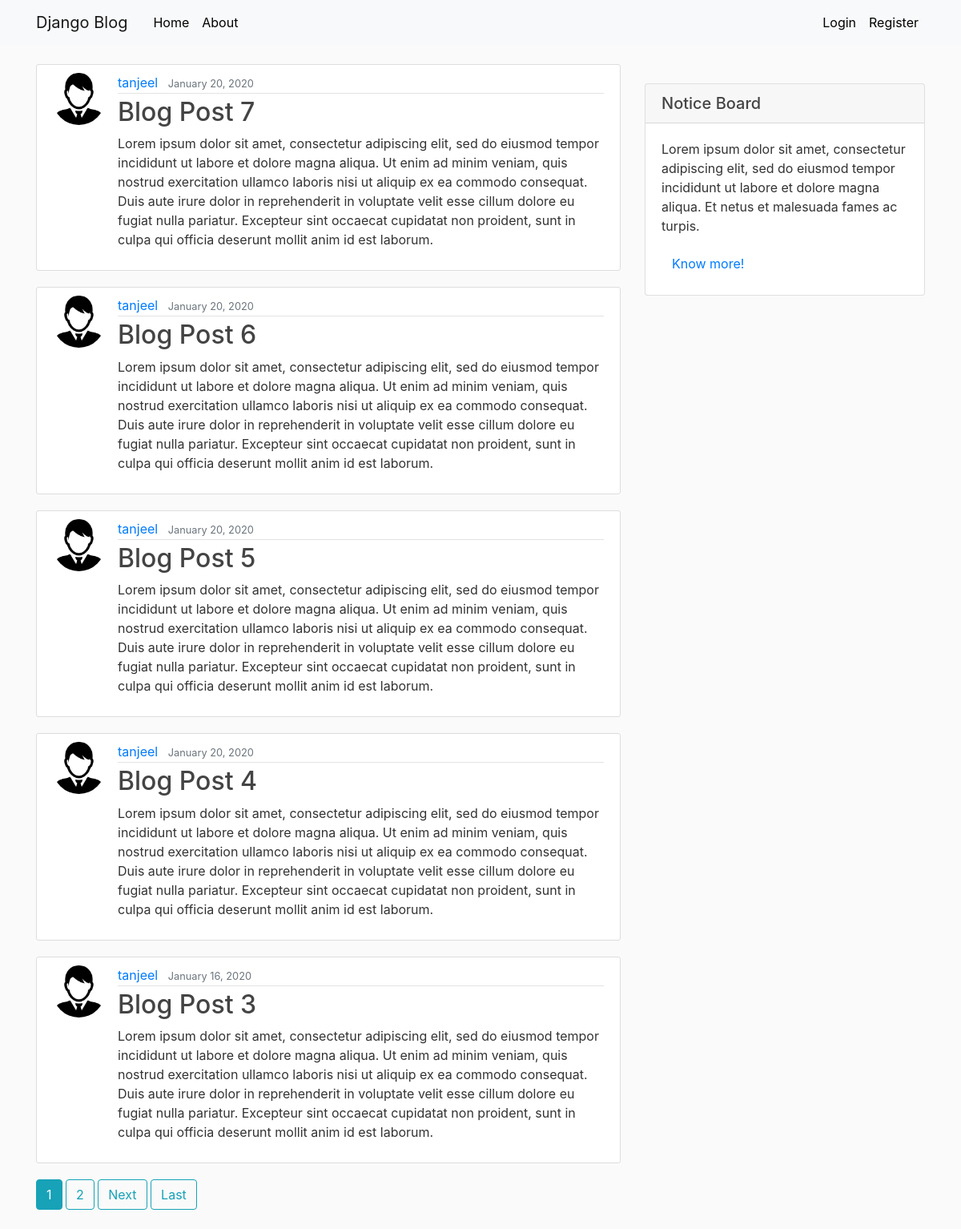
The page / on the database its author committed.
### blog/models.py (models this page shows, shortened)
class Post(models.Model):
    title = models.CharField(max_length=100)
    content = models.TextField()
    date_posted = models.DateTimeField(default=timezone.now)
    author = models.ForeignKey('auth.User', on_delete=models.CASCADE)

### users/models.py (models this page shows, shortened)
class Profile(models.Model):
    user = models.OneToOneField(User, on_delete=models.CASCADE)
    image = models.ImageField(default='default.jpg', upload_to='profile_pics')

### blog/views.py (the view)
# urls.py: path('', PostListView.as_view(), name='blog-home'),
class PostListView(ListView):
    model = Post
    template_name = 'blog/home.html'  # <app>/<model>_<viewtype>.html
    context_object_name = 'posts'
    ordering = ['-date_posted']
    paginate_by=5

### blog/templates/blog/home.html (shortened to what this page needs)
{% extends "blog/base.html" %}
{% block content %}
    {% for post in posts %}
        <article class="media content-section">
          <img class="rounded-circle article-img" src="{{ post.author.profile.image.url }}">
          <div class="media-body">
            <div class="article-metadata">
              <a class="mr-2" href="{% url 'user-posts' post.author.username %}">{{ post.author }}</a>
              <small class="text-muted">{{ post.date_posted|date:"F d, Y" }}</small>
            </div>
            <h2><a class="article-title" href="{% url 'post-detail' post.id %}">{{ post.title }}</a></h2>
            <p class="article-content">{{ post.content }}</p>
          </div>
        </article>
    {% endfor %}
    {% if is_paginated %}
      {% for num in page_obj.paginator.page_range %}
        {% if page_obj.number == num %}
          <a class="btn btn-info mb-4" href="?page={{ num }}">{{ num }}</a>
        {% elif num > page_obj.number|add:'-3' and num < page_obj.number|add:'3' %}
          <a class="btn btn-outline-info mb-4" href="?page={{ num }}">{{ num }}</a>
        {% endif %}
      {% endfor %}
      {% if page_obj.has_next %}
        <a class="btn btn-outline-info mb-4" href="?page={{ page_obj.next_page_number }}">Next</a>
        <a class="btn btn-outline-info mb-4" href="?page={{ page_obj.paginator.num_pages }}">Last</a>
      {% endif %}
    {% endif %}
{% endblock content %}

### blog/templates/blog/base.html (shortened to what this page needs)
{% load static %}
<!DOCTYPE html>
<html>
<head>
    <link rel="stylesheet" href="https://maxcdn.bootstrapcdn.com/bootstrap/4.0.0/css/bootstrap.min.css">
    <link rel="stylesheet" type="text/css" href="{% static 'blog/main.css' %}">
</head>
<body>
    <header class="site-header">
      <nav class="navbar navbar-expand-md navbar-light bg-light fixed-top">
        <div class="container">
          <a class="navbar-brand mr-4" href="{% url 'blog-home' %}">Django Blog</a>
          <div class="collapse navbar-collapse" id="navbarToggle">
            <div class="navbar-nav mr-auto">
              <a class="nav-item nav-link" href="{% url 'blog-home' %}">Home</a>
              <a class="nav-item nav-link" href="{% url 'blog-about' %}">About</a>
            </div>
            <div class="navbar-nav">
              {% if user.is_authenticated %}
                <a class="nav-item nav-link" href="{% url 'post-create' %}">New Post</a>
                <a class="nav-item nav-link" href="{% url 'profile' %}">Profile</a>
                <a class="nav-item nav-link" href="{% url 'logout' %}">Logout</a>
              {% else %}
                <a class="nav-item nav-link" href="{% url 'login' %}">Login</a>
                <a class="nav-item nav-link" href="{% url 'register' %}">Register</a>
              {% endif %}
            </div>
          </div>
        </div>
      </nav>
    </header>
    <main role="main" class="container">
      <div class="row">
        <div class="col-md-8">
          {% block content %}{% endblock %}
        </div>
        <div class="col-md-4 float-right ">
            <div class="card my-4">
                <h5 class="card-header">Notice Board</h5>
                <div class="card-body">
                    <p class="card-text"> Lorem ipsum dolor sit amet, consectetur adipiscing elit, sed do eiusmod tempor
                      incididunt ut labore et dolore magna aliqua. Et netus et malesuada fames ac turpis.</p>
                    <a href="#" class="btn btn-normal">Know more!</a>
                </div>
            </div>
        </div>
        </div>
    </main>
</body>
</html>

### blog/static/blog/main.css (style rules this page uses)
body { background: #fafafa; color: #333333; margin-top: 5rem; }
h1, h2, h3, h4, h5, h6 { color: #444444; }
.site-header .navbar-nav .nav-link { color: black; }
.content-section { background: #ffffff; padding: 10px 20px; border: 1px solid #dddddd; border-radius: 3px; margin-bottom: 20px; }
.article-title { color: #444444; }
.article-content { white-space: pre-line; }
.article-img { height: 65px; width: 65px; margin-right: 16px; }
.article-metadata { padding-bottom: 1px; margin-bottom: 4px; border-bottom: 1px solid #e3e3e3 }

### rows shown on the page
Post: author.profile.image (picture), author "tanjeel", date_posted "January 20, 2020", title "Blog Post 7", content "Lorem ipsum dolor sit amet, consectetur adipiscing elit, sed do eiusmod tempor incididunt ut labore et dolore magna aliqua. Ut enim ad minim veniam, quis nostrud exercitation ullamco laboris nisi ut aliquip ex ea commodo consequat. Duis aute irure dolor in reprehenderit in voluptate velit esse cillum dolore eu fugiat nulla pariatur. Excepteur sint occaecat cupidatat non proident, sunt in culpa qui officia deserunt mollit anim id est laborum."
Post: author.profile.image (picture), author "tanjeel", date_posted "January 20, 2020", title "Blog Post 6", content "Lorem ipsum dolor sit amet, consectetur adipiscing elit, sed do eiusmod tempor incididunt ut labore et dolore magna aliqua. Ut enim ad minim veniam, quis nostrud exercitation ullamco laboris nisi ut aliquip ex ea commodo consequat. Duis aute irure dolor in reprehenderit in voluptate velit esse cillum dolore eu fugiat nulla pariatur. Excepteur sint occaecat cupidatat non proident, sunt in culpa qui officia deserunt mollit anim id est laborum."
Post: author.profile.image (picture), author "tanjeel", date_posted "January 20, 2020", title "Blog Post 5", content "Lorem ipsum dolor sit amet, consectetur adipiscing elit, sed do eiusmod tempor incididunt ut labore et dolore magna aliqua. Ut enim ad minim veniam, quis nostrud exercitation ullamco laboris nisi ut aliquip ex ea commodo consequat. Duis aute irure dolor in reprehenderit in voluptate velit esse cillum dolore eu fugiat nulla pariatur. Excepteur sint occaecat cupidatat non proident, sunt in culpa qui officia deserunt mollit anim id est laborum."
Post: author.profile.image (picture), author "tanjeel", date_posted "January 20, 2020", title "Blog Post 4", content "Lorem ipsum dolor sit amet, consectetur adipiscing elit, sed do eiusmod tempor incididunt ut labore et dolore magna aliqua. Ut enim ad minim veniam, quis nostrud exercitation ullamco laboris nisi ut aliquip ex ea commodo consequat. Duis aute irure dolor in reprehenderit in voluptate velit esse cillum dolore eu fugiat nulla pariatur. Excepteur sint occaecat cupidatat non proident, sunt in culpa qui officia deserunt mollit anim id est laborum."
Post: author.profile.image (picture), author "tanjeel", date_posted "January 16, 2020", title "Blog Post 3", content "Lorem ipsum dolor sit amet, consectetur adipiscing elit, sed do eiusmod tempor incididunt ut labore et dolore magna aliqua. Ut enim ad minim veniam, quis nostrud exercitation ullamco laboris nisi ut aliquip ex ea commodo consequat. Duis aute irure dolor in reprehenderit in voluptate velit esse cillum dolore eu fugiat nulla pariatur. Excepteur sint occaecat cupidatat non proident, sunt in culpa qui officia deserunt mollit anim id est laborum."

### other values the page prints
{{ num }} "1"
{{ num }} "2"
